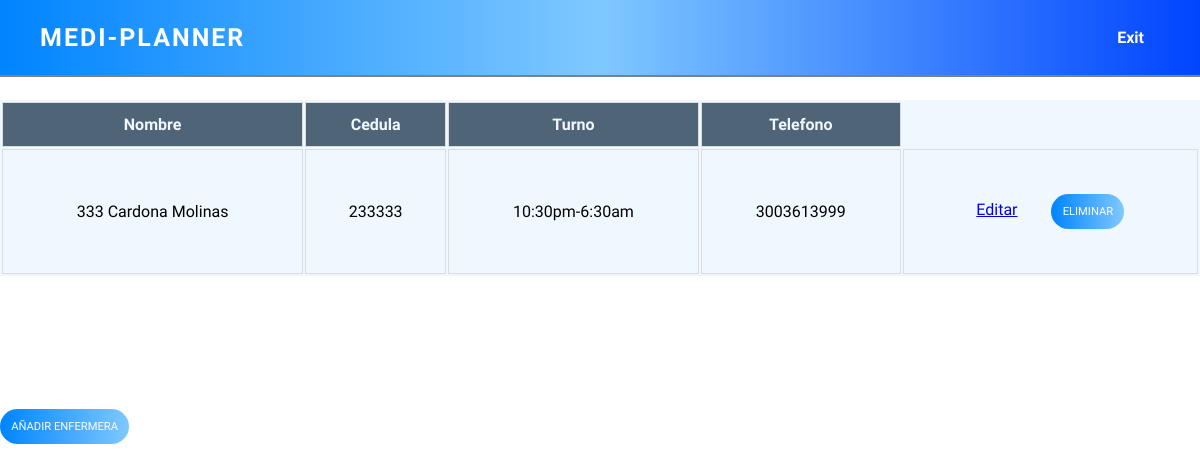
Page /enfermeras/ on the committed database.
### MediPlannerApp/models.py (models this page shows, shortened)
class Enfermera(models.Model):
    cedula = models.IntegerField(primary_key=True)
    nombres = models.CharField(max_length=50)
    apellidos = models.CharField(max_length=50)
    telefono = models.IntegerField()
    jefe = models.ManyToManyField(JefeEnfermeras)
    turno = models.ManyToManyField(Turno)
    class Meta:
        verbose_name="enfermera"
        verbose_name_plural="enfermeras"

class Turno(models.Model):
    ingreso = models.CharField(max_length=50, blank=True)
    salida = models.CharField(max_length=50, blank= True)
    class Meta:
        verbose_name="turno"
        verbose_name_plural="turnos"

### MediPlannerApp/views.py (the view)
# urls.py: path('enfermeras/', views.enfermeras.as_view(), name="enfermeras"),
class enfermeras(ListView):
   model = Enfermera
   template_name = "MediPlannerApp/CRUDEnfermeras/enfermeras.html"

### MediPlannerApp/templates/mediplannerapp/CRUDEnfermeras/enfermeras.html (shortened to what this page needs)
{% extends 'MediPlannerApp/base.html'%}
{% load static %}
{% block cssLinks%}
<link rel="stylesheet" href="{% static 'MediPlannerApp/css/table.css'%}">
{% endblock %}
{% block content %}
<table class="table">
    <thead>
        <tr>
            <th>Nombre</th>
            <th>Cedula</th>
            <th>Turno</th>
            <th>Telefono</th>
        </tr>
    </thead>
    <tbody>
        {% for enfermera in object_list %}
        <tr>
            <td data-label="Nombre">{{enfermera.nombres}} {{enfermera.apellidos}}</td>
            <td data-label="Cedula">{{enfermera.cedula}}</td>
            <td data-label="Turno">{% for turnos in enfermera.turno.all %}{{turnos.ingreso}}-{{turnos.salida}}{% if not forloop.last %} | {% endif %}{% endfor %}</td>
            <td data-label="Telefono">{{enfermera.telefono}}</td>
            <td>
                <form method="POST" action="eliminarEnfermera/{{enfermera.cedula}}">
                <a style="margin-right: 30px;" href="editarEnfermera/{{enfermera.cedula}}">Editar</a>
                <button class="btn btn-danger" onclick="return eliminarEnfermera();" type="submit">Eliminar</button>
                </form>
            </td>
        </tr>
        {% endfor%}
    </tbody>
</table>
<a class="añadir" href="{% url 'añadirEnfermera' %}"><button type="button" class="btn">Añadir Enfermera</button></a>
{% endblock %}

### MediPlannerApp/static/MediPlannerApp/css/base.css (style rules this page uses)
* { margin: 0; padding: 0; box-sizing: border-box; font-family: 'Fira sans', sans-serif; }

### MediPlannerApp/static/MediPlannerApp/css/table.css (style rules this page uses)
.table { width: 100%; background-color: aliceblue; position: absolute; top: 100px; }
.table td, .table th { padding: 12px 15px; border: 1px solid #ddd; text-align: center; }
.table th { background-color: rgba(0, 27, 53, 0.667); color: aliceblue; }
.table tbody tr :nth-child(even) { background-color: var(--light); }
.añadir { position: relative; top: 300px; text-decoration: none; }
.btn { height: 35px; border-radius: 25px; margin: 2rem 0; font-size: 0.7rem; outline: none; border: none; background-image: linear-gradient(to right, rgb(0, 132, 255), rgb(127, 200, 255), rgb(0, 68, 255)); cursor: pointer; color: white; text-transform: uppercase; background-size: 200%; transition: .5s; padding: 1em; }

### rows in the picture
Enfermera: nombres "333", apellidos "Cardona Molinas", cedula "233333", telefono "3003613999"
Turno: ingreso "10:30pm", salida "6:30am"
